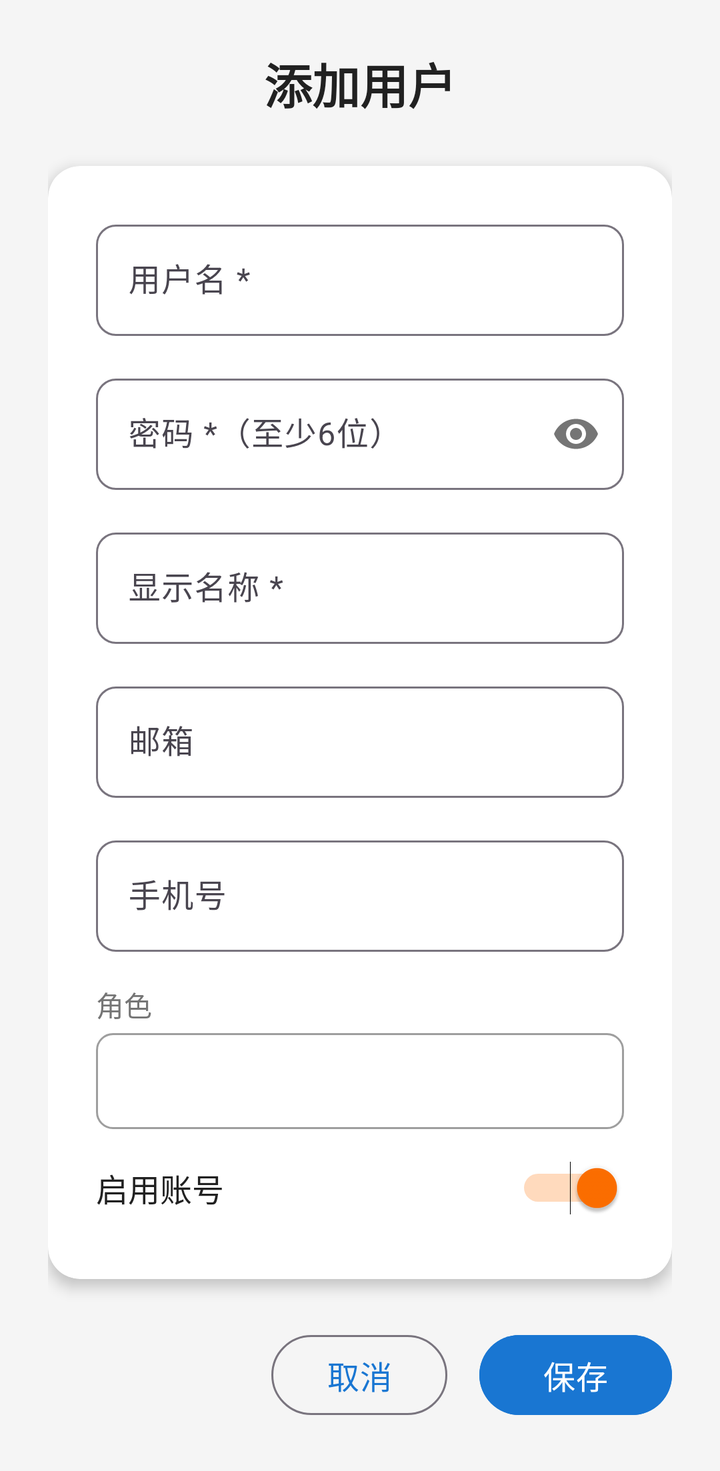
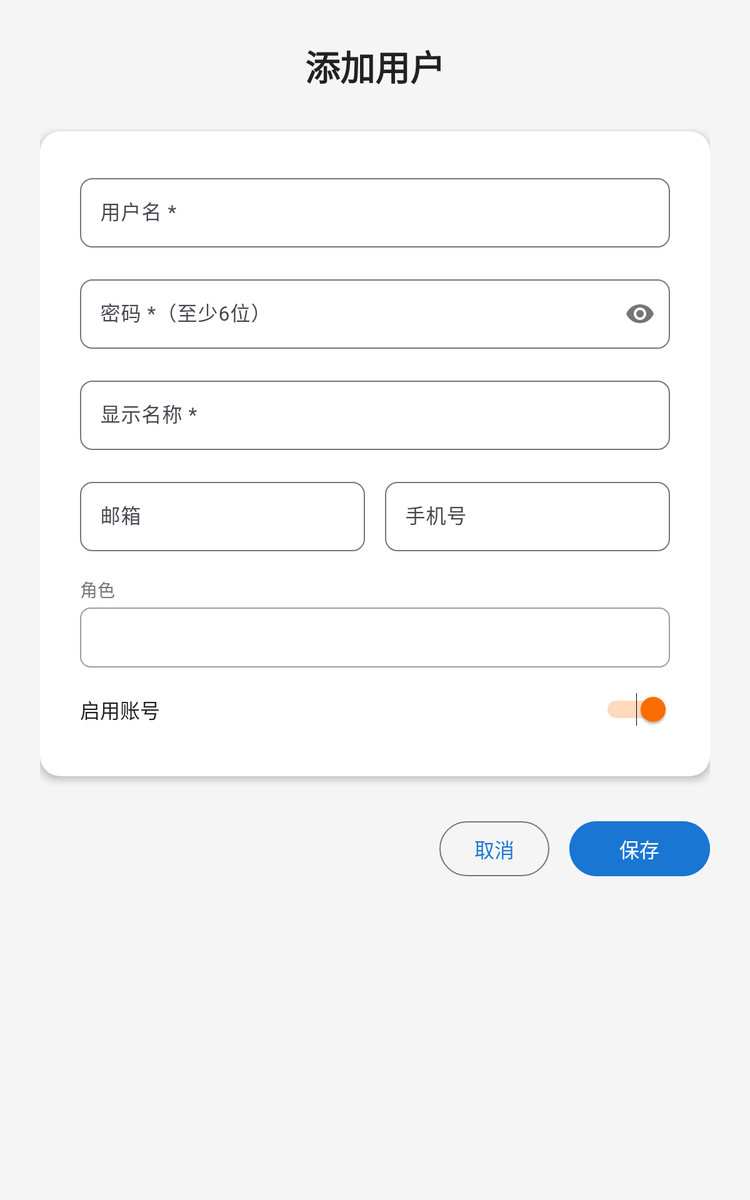

The same Android screen from two of the app's own layout files: first res/layout/ as a phone draws it, then the repository's variant for another configuration, drawn on a device whose configuration selects that folder. Both files follow.
<!-- AndroidManifest.xml: application theme Theme.UserManagement -->
<!-- res/layout/activity_add_edit_user.xml -->
<?xml version="1.0" encoding="utf-8"?>
<ScrollView
    xmlns:android="http://schemas.android.com/apk/res/android"
    xmlns:app="http://schemas.android.com/apk/res-auto"
    android:layout_width="match_parent"
    android:layout_height="match_parent"
    android:background="@color/bg_light"
    android:fillViewport="true">

    <LinearLayout
        android:layout_width="match_parent"
        android:layout_height="wrap_content"
        android:orientation="vertical"
        android:gravity="center_horizontal"
        android:padding="24dp">

        
        <TextView
            android:id="@+id/tv_form_title"
            android:layout_width="wrap_content"
            android:layout_height="wrap_content"
            android:text="添加用户"
            android:textSize="24sp"
            android:textColor="@color/text_primary"
            android:textStyle="bold"
            android:layout_marginBottom="24dp" />

        
        <androidx.cardview.widget.CardView
            android:layout_width="match_parent"
            android:layout_height="wrap_content"
            android:layout_marginBottom="24dp"
            app:cardCornerRadius="16dp"
            app:cardElevation="4dp"
            app:cardBackgroundColor="@color/white"
            style="@style/FormCard">

            <LinearLayout
                android:layout_width="match_parent"
                android:layout_height="wrap_content"
                android:orientation="vertical"
                android:padding="24dp">

                
                <com.google.android.material.textfield.TextInputLayout
                    android:layout_width="match_parent"
                    android:layout_height="wrap_content"
                    android:layout_marginBottom="16dp"
                    android:hint="用户名 *"
                    app:boxBackgroundMode="outline"
                    app:boxCornerRadiusBottomEnd="10dp"
                    app:boxCornerRadiusBottomStart="10dp"
                    app:boxCornerRadiusTopEnd="10dp"
                    app:boxCornerRadiusTopStart="10dp">

                    <com.google.android.material.textfield.TextInputEditText
                        android:id="@+id/et_form_username"
                        android:layout_width="match_parent"
                        android:layout_height="wrap_content"
                        android:inputType="text"
                        android:maxLines="1"
                        android:textSize="16sp" />

                </com.google.android.material.textfield.TextInputLayout>

                
                <com.google.android.material.textfield.TextInputLayout
                    android:layout_width="match_parent"
                    android:layout_height="wrap_content"
                    android:layout_marginBottom="16dp"
                    android:hint="密码 *（至少6位）"
                    app:boxBackgroundMode="outline"
                    app:boxCornerRadiusBottomEnd="10dp"
                    app:boxCornerRadiusBottomStart="10dp"
                    app:boxCornerRadiusTopEnd="10dp"
                    app:boxCornerRadiusTopStart="10dp"
                    app:passwordToggleEnabled="true">

                    <com.google.android.material.textfield.TextInputEditText
                        android:id="@+id/et_form_password"
                        android:layout_width="match_parent"
                        android:layout_height="wrap_content"
                        android:inputType="textPassword"
                        android:maxLines="1"
                        android:textSize="16sp" />

                </com.google.android.material.textfield.TextInputLayout>

                
                <com.google.android.material.textfield.TextInputLayout
                    android:layout_width="match_parent"
                    android:layout_height="wrap_content"
                    android:layout_marginBottom="16dp"
                    android:hint="显示名称 *"
                    app:boxBackgroundMode="outline"
                    app:boxCornerRadiusBottomEnd="10dp"
                    app:boxCornerRadiusBottomStart="10dp"
                    app:boxCornerRadiusTopEnd="10dp"
                    app:boxCornerRadiusTopStart="10dp">

                    <com.google.android.material.textfield.TextInputEditText
                        android:id="@+id/et_form_display_name"
                        android:layout_width="match_parent"
                        android:layout_height="wrap_content"
                        android:inputType="textPersonName"
                        android:maxLines="1"
                        android:textSize="16sp" />

                </com.google.android.material.textfield.TextInputLayout>

                
                <com.google.android.material.textfield.TextInputLayout
                    android:layout_width="match_parent"
                    android:layout_height="wrap_content"
                    android:layout_marginBottom="16dp"
                    android:hint="邮箱"
                    app:boxBackgroundMode="outline"
                    app:boxCornerRadiusBottomEnd="10dp"
                    app:boxCornerRadiusBottomStart="10dp"
                    app:boxCornerRadiusTopEnd="10dp"
                    app:boxCornerRadiusTopStart="10dp">

                    <com.google.android.material.textfield.TextInputEditText
                        android:id="@+id/et_form_email"
                        android:layout_width="match_parent"
                        android:layout_height="wrap_content"
                        android:inputType="textEmailAddress"
                        android:maxLines="1"
                        android:textSize="16sp" />

                </com.google.android.material.textfield.TextInputLayout>

                
                <com.google.android.material.textfield.TextInputLayout
                    android:layout_width="match_parent"
                    android:layout_height="wrap_content"
                    android:layout_marginBottom="16dp"
                    android:hint="手机号"
                    app:boxBackgroundMode="outline"
                    app:boxCornerRadiusBottomEnd="10dp"
                    app:boxCornerRadiusBottomStart="10dp"
                    app:boxCornerRadiusTopEnd="10dp"
                    app:boxCornerRadiusTopStart="10dp">

                    <com.google.android.material.textfield.TextInputEditText
                        android:id="@+id/et_form_phone"
                        android:layout_width="match_parent"
                        android:layout_height="wrap_content"
                        android:inputType="phone"
                        android:maxLines="1"
                        android:textSize="16sp" />

                </com.google.android.material.textfield.TextInputLayout>

                
                <TextView
                    android:layout_width="wrap_content"
                    android:layout_height="wrap_content"
                    android:text="角色"
                    android:textSize="14sp"
                    android:textColor="@color/text_secondary"
                    android:layout_marginBottom="4dp" />

                <Spinner
                    android:id="@+id/spinner_role"
                    android:layout_width="match_parent"
                    android:layout_height="48dp"
                    android:layout_marginBottom="16dp"
                    android:background="@drawable/spinner_bg"
                    android:padding="8dp" />

                
                <LinearLayout
                    android:layout_width="match_parent"
                    android:layout_height="wrap_content"
                    android:orientation="horizontal"
                    android:gravity="center_vertical"
                    android:layout_marginBottom="8dp">

                    <TextView
                        android:layout_width="0dp"
                        android:layout_height="wrap_content"
                        android:layout_weight="1"
                        android:text="启用账号"
                        android:textSize="16sp"
                        android:textColor="@color/text_primary" />

                    <Switch
                        android:id="@+id/switch_active"
                        android:layout_width="wrap_content"
                        android:layout_height="wrap_content"
                        android:checked="true" />

                </LinearLayout>

            </LinearLayout>
        </androidx.cardview.widget.CardView>

        
        <LinearLayout
            android:layout_width="match_parent"
            android:layout_height="wrap_content"
            android:orientation="horizontal"
            android:gravity="end">

            <Button
                android:id="@+id/btn_cancel"
                android:layout_width="wrap_content"
                android:layout_height="48dp"
                android:text="取消"
                android:textSize="16sp"
                android:layout_marginEnd="16dp"
                style="@style/Widget.Material3.Button.OutlinedButton" />

            <Button
                android:id="@+id/btn_save"
                android:layout_width="wrap_content"
                android:layout_height="48dp"
                android:text="保存"
                android:textSize="16sp"
                android:textColor="@color/white"
                android:backgroundTint="@color/primary"
                android:paddingStart="32dp"
                android:paddingEnd="32dp" />

        </LinearLayout>

    </LinearLayout>
</ScrollView>
<!-- resources referenced by this layout -->
<resources>
  <color name="bg_light">#F5F5F5</color>
  <color name="primary">#1976D2</color>
  <color name="text_primary">#212121</color>
  <color name="text_secondary">#757575</color>
  <color name="white">#FFFFFF</color>
  <!-- drawable spinner_bg (drawable) -->
  <?xml version="1.0" encoding="utf-8"?>
  <shape xmlns:android="http://schemas.android.com/apk/res/android"
      android:shape="rectangle">
      <solid android:color="@color/white" />
      <stroke
          android:width="1dp"
          android:color="@color/text_hint" />
      <corners android:radius="8dp" />
      <padding
          android:left="12dp"
          android:top="4dp"
          android:right="12dp"
          android:bottom="4dp" />
  </shape>
  <style name="FormCard">
          <item name="android:layout_width">match_parent</item>
          <item name="android:layout_height">wrap_content</item>
      </style>
  <style name="Theme.UserManagement" parent="Theme.Material3.Light.NoActionBar">
          <item name="colorPrimary">@color/primary</item>
          <item name="colorPrimaryDark">@color/primary_dark</item>
          <item name="colorAccent">@color/accent</item>
          <item name="android:statusBarColor">@color/primary_dark</item>
          <item name="android:navigationBarColor">@color/primary_dark</item>
      </style>
  <color name="text_hint">#9E9E9E</color>
  <color name="primary_dark">#1565C0</color>
  <color name="accent">#FF6F00</color>
</resources>
<!-- res/layout-sw600dp/activity_add_edit_user.xml (the repository's variant of the layout above) -->
<!-- drawn on a 7-inch tablet held upright -->
<?xml version="1.0" encoding="utf-8"?>
<ScrollView
    xmlns:android="http://schemas.android.com/apk/res/android"
    xmlns:app="http://schemas.android.com/apk/res-auto"
    android:layout_width="match_parent"
    android:layout_height="match_parent"
    android:background="@color/bg_light"
    android:fillViewport="true">

    <LinearLayout
        android:layout_width="600dp"
        android:layout_height="wrap_content"
        android:layout_gravity="center_horizontal"
        android:orientation="vertical"
        android:gravity="center_horizontal"
        android:padding="32dp">

        
        <TextView
            android:id="@+id/tv_form_title"
            android:layout_width="wrap_content"
            android:layout_height="wrap_content"
            android:text="添加用户"
            android:textSize="28sp"
            android:textColor="@color/text_primary"
            android:textStyle="bold"
            android:layout_marginBottom="32dp" />

        
        <androidx.cardview.widget.CardView
            android:layout_width="match_parent"
            android:layout_height="wrap_content"
            android:layout_marginBottom="32dp"
            app:cardCornerRadius="16dp"
            app:cardElevation="4dp"
            app:cardBackgroundColor="@color/white"
            style="@style/FormCard">

            <LinearLayout
                android:layout_width="match_parent"
                android:layout_height="wrap_content"
                android:orientation="vertical"
                android:padding="32dp">

                
                <com.google.android.material.textfield.TextInputLayout
                    android:layout_width="match_parent"
                    android:layout_height="wrap_content"
                    android:layout_marginBottom="20dp"
                    android:hint="用户名 *"
                    app:boxBackgroundMode="outline"
                    app:boxCornerRadiusBottomEnd="10dp"
                    app:boxCornerRadiusBottomStart="10dp"
                    app:boxCornerRadiusTopEnd="10dp"
                    app:boxCornerRadiusTopStart="10dp">

                    <com.google.android.material.textfield.TextInputEditText
                        android:id="@+id/et_form_username"
                        android:layout_width="match_parent"
                        android:layout_height="wrap_content"
                        android:inputType="text"
                        android:maxLines="1"
                        android:textSize="16sp" />

                </com.google.android.material.textfield.TextInputLayout>

                
                <com.google.android.material.textfield.TextInputLayout
                    android:layout_width="match_parent"
                    android:layout_height="wrap_content"
                    android:layout_marginBottom="20dp"
                    android:hint="密码 *（至少6位）"
                    app:boxBackgroundMode="outline"
                    app:boxCornerRadiusBottomEnd="10dp"
                    app:boxCornerRadiusBottomStart="10dp"
                    app:boxCornerRadiusTopEnd="10dp"
                    app:boxCornerRadiusTopStart="10dp"
                    app:passwordToggleEnabled="true">

                    <com.google.android.material.textfield.TextInputEditText
                        android:id="@+id/et_form_password"
                        android:layout_width="match_parent"
                        android:layout_height="wrap_content"
                        android:inputType="textPassword"
                        android:maxLines="1"
                        android:textSize="16sp" />

                </com.google.android.material.textfield.TextInputLayout>

                
                <com.google.android.material.textfield.TextInputLayout
                    android:layout_width="match_parent"
                    android:layout_height="wrap_content"
                    android:layout_marginBottom="20dp"
                    android:hint="显示名称 *"
                    app:boxBackgroundMode="outline"
                    app:boxCornerRadiusBottomEnd="10dp"
                    app:boxCornerRadiusBottomStart="10dp"
                    app:boxCornerRadiusTopEnd="10dp"
                    app:boxCornerRadiusTopStart="10dp">

                    <com.google.android.material.textfield.TextInputEditText
                        android:id="@+id/et_form_display_name"
                        android:layout_width="match_parent"
                        android:layout_height="wrap_content"
                        android:inputType="textPersonName"
                        android:maxLines="1"
                        android:textSize="16sp" />

                </com.google.android.material.textfield.TextInputLayout>

                
                <LinearLayout
                    android:layout_width="match_parent"
                    android:layout_height="wrap_content"
                    android:orientation="horizontal"
                    android:layout_marginBottom="20dp">

                    
                    <com.google.android.material.textfield.TextInputLayout
                        android:layout_width="0dp"
                        android:layout_height="wrap_content"
                        android:layout_weight="1"
                        android:layout_marginEnd="8dp"
                        android:hint="邮箱"
                        app:boxBackgroundMode="outline"
                        app:boxCornerRadiusBottomEnd="10dp"
                        app:boxCornerRadiusBottomStart="10dp"
                        app:boxCornerRadiusTopEnd="10dp"
                        app:boxCornerRadiusTopStart="10dp">

                        <com.google.android.material.textfield.TextInputEditText
                            android:id="@+id/et_form_email"
                            android:layout_width="match_parent"
                            android:layout_height="wrap_content"
                            android:inputType="textEmailAddress"
                            android:maxLines="1"
                            android:textSize="16sp" />

                    </com.google.android.material.textfield.TextInputLayout>

                    
                    <com.google.android.material.textfield.TextInputLayout
                        android:layout_width="0dp"
                        android:layout_height="wrap_content"
                        android:layout_weight="1"
                        android:layout_marginStart="8dp"
                        android:hint="手机号"
                        app:boxBackgroundMode="outline"
                        app:boxCornerRadiusBottomEnd="10dp"
                        app:boxCornerRadiusBottomStart="10dp"
                        app:boxCornerRadiusTopEnd="10dp"
                        app:boxCornerRadiusTopStart="10dp">

                        <com.google.android.material.textfield.TextInputEditText
                            android:id="@+id/et_form_phone"
                            android:layout_width="match_parent"
                            android:layout_height="wrap_content"
                            android:inputType="phone"
                            android:maxLines="1"
                            android:textSize="16sp" />

                    </com.google.android.material.textfield.TextInputLayout>

                </LinearLayout>

                
                <TextView
                    android:layout_width="wrap_content"
                    android:layout_height="wrap_content"
                    android:text="角色"
                    android:textSize="14sp"
                    android:textColor="@color/text_secondary"
                    android:layout_marginBottom="4dp" />

                <Spinner
                    android:id="@+id/spinner_role"
                    android:layout_width="match_parent"
                    android:layout_height="48dp"
                    android:layout_marginBottom="20dp"
                    android:background="@drawable/spinner_bg"
                    android:padding="8dp" />

                
                <LinearLayout
                    android:layout_width="match_parent"
                    android:layout_height="wrap_content"
                    android:orientation="horizontal"
                    android:gravity="center_vertical"
                    android:layout_marginBottom="8dp">

                    <TextView
                        android:layout_width="0dp"
                        android:layout_height="wrap_content"
                        android:layout_weight="1"
                        android:text="启用账号"
                        android:textSize="16sp"
                        android:textColor="@color/text_primary" />

                    <Switch
                        android:id="@+id/switch_active"
                        android:layout_width="wrap_content"
                        android:layout_height="wrap_content"
                        android:checked="true" />

                </LinearLayout>

            </LinearLayout>
        </androidx.cardview.widget.CardView>

        
        <LinearLayout
            android:layout_width="match_parent"
            android:layout_height="wrap_content"
            android:orientation="horizontal"
            android:gravity="end">

            <Button
                android:id="@+id/btn_cancel"
                android:layout_width="wrap_content"
                android:layout_height="52dp"
                android:text="取消"
                android:textSize="16sp"
                android:layout_marginEnd="16dp"
                style="@style/Widget.Material3.Button.OutlinedButton" />

            <Button
                android:id="@+id/btn_save"
                android:layout_width="wrap_content"
                android:layout_height="52dp"
                android:text="保存"
                android:textSize="16sp"
                android:textColor="@color/white"
                android:backgroundTint="@color/primary"
                android:paddingStart="40dp"
                android:paddingEnd="40dp" />

        </LinearLayout>

    </LinearLayout>
</ScrollView>
